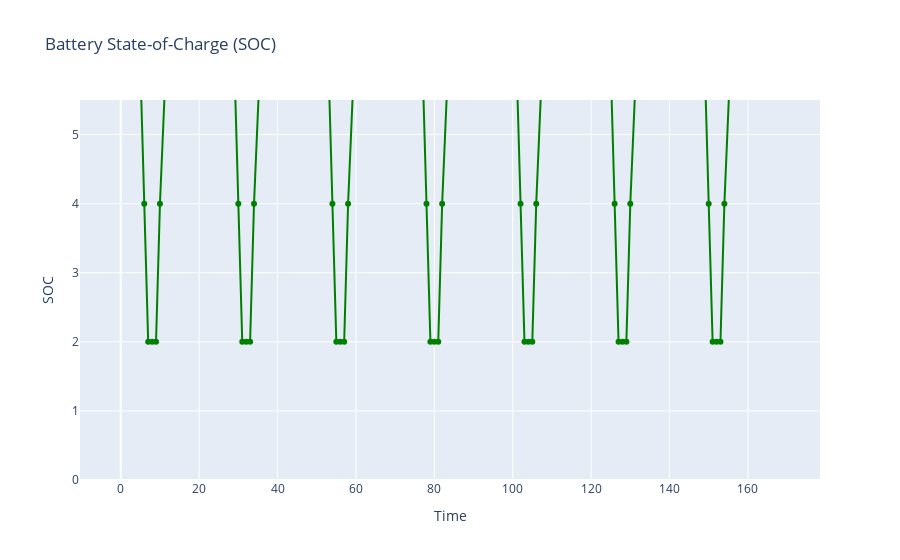

Notebook source saved alongside this figure:
### Code cell
plot_dict["state_of_charge"].show()

### Figure 1 — Plotly figure (JSON) as saved in the notebook; plotly's stock layout.template omitted (floating-point values rounded to 4 significant figures; data arrays with more than 128 entries replaced by an {"elided": "..."} marker saying what was removed)
{"data": [{"line": {"color": "green"}, "mode": "lines+markers", "name": "SOC", "type": "scatter", "x": {"elided": "169 int values"}, "y": {"elided": "169 int values"}}], "layout": {"annotations": [{"showarrow": false, "text": "Initial/Final SOC", "x": 1, "xanchor": "right", "xref": "x domain", "y": 16, "yanchor": "top", "yref": "y"}], "shapes": [{"line": {"color": "orange", "dash": "dot"}, "type": "line", "x0": 0, "x1": 1, "xref": "x domain", "y0": 16, "y1": 16, "yref": "y"}], "title": {"text": "Battery State-of-Charge (SOC)"}, "xaxis": {"title": {"text": "Time"}}, "yaxis": {"range": [0, 5.5], "title": {"text": "SOC"}}}}
